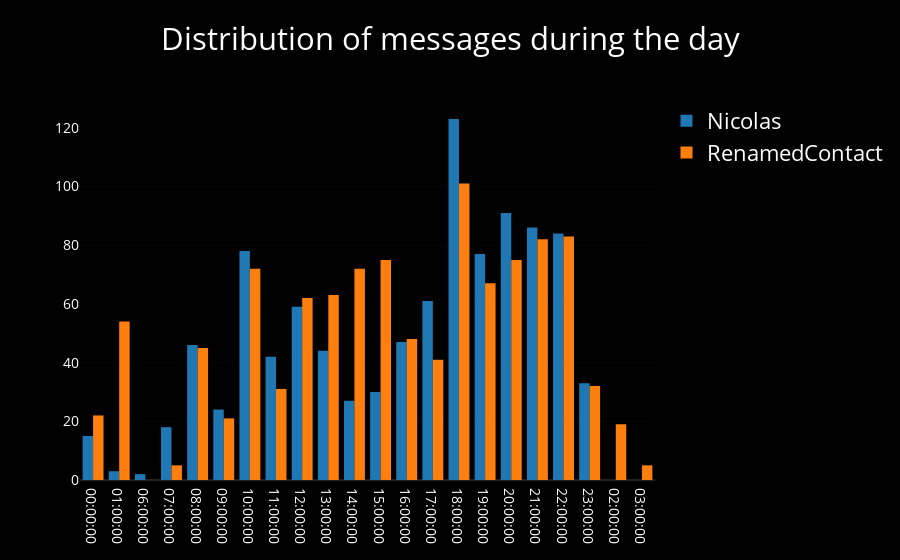

Notebook cell for this chart:
### Code cell
iplot(wa.plot_intraday_active_time(nb_mode=True))

### Figure 1 — Plotly figure (JSON) as saved in the notebook; plotly's stock layout.template omitted (floating-point values rounded to 4 significant figures; data arrays with more than 128 entries replaced by an {"elided": "..."} marker saying what was removed)
{"data": [{"name": "Nicolas", "type": "histogram", "uid": "687370de-31e0-40e2-a832-c8e5e5cbb59d", "x": {"elided": "990 str values"}}, {"name": "RenamedContact", "type": "histogram", "uid": "6c4b2270-9b88-40da-840d-06e072ae0ab9", "x": {"elided": "1075 str values"}}], "layout": {"font": {"color": "white", "size": 22}, "paper_bgcolor": "black", "plot_bgcolor": "black", "title": "Distribution of messages during the day", "xaxis": {"automargin": true, "showticklabels": true, "tickfont": {"color": "white", "size": 14}, "titlefont": {"color": "white", "size": 18}}, "yaxis": {"automargin": true, "showticklabels": true, "tickfont": {"color": "white", "size": 14}, "titlefont": {"color": "white", "size": 18}}}}
